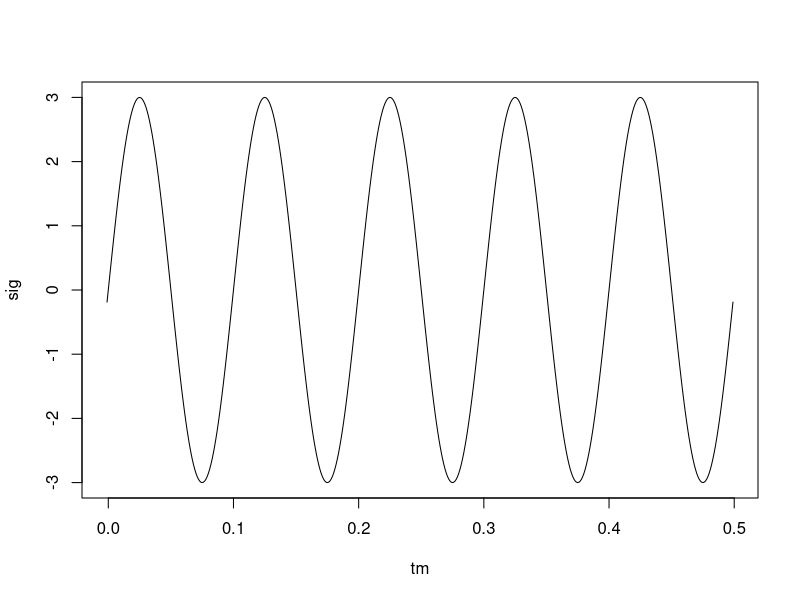

The R source for this figure:

fsig = 10
fsamp = 1000
idx = 0:500 - 1
tm = idx / fsamp
sig = 3 * sin(2 * pi * fsig / fsamp * idx)
plot(tm, sig, type = 'l')



